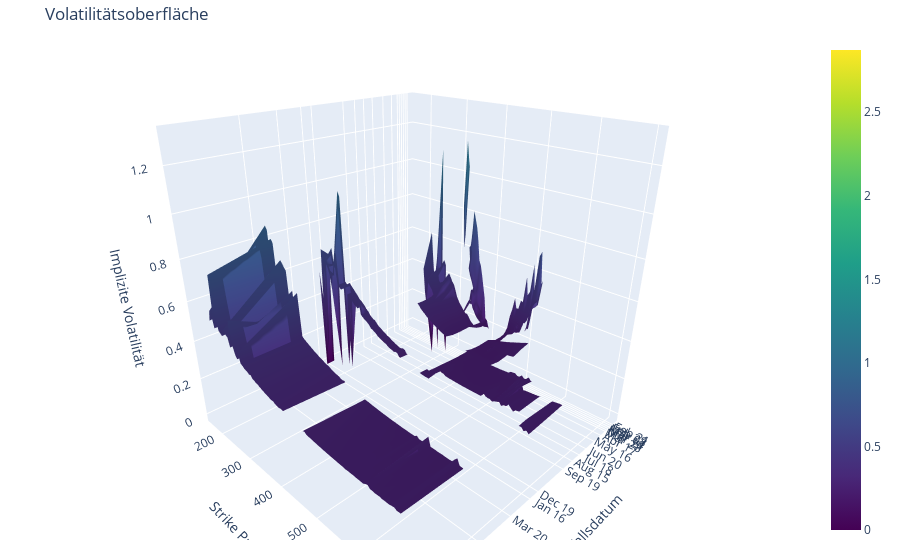

Write notebook code for a chart like this one.
### Code cell
# Für Puts
volatility_surface_puts = puts_surface.pivot_table(
    values='impliedVolatility',
    index='expiry',
    columns='strike',
    aggfunc='mean'
)


# Achsenwerte
expiration_dates_str = volatility_surface_calls.index.to_list()
strike_prices = volatility_surface_calls.columns.to_list()
volatility_values = volatility_surface_calls.values
# *** Verbesserungen für Ausrichtung und Darstellung ***

# X-Achse: Strike Preise (wie in der ersten Grafik)
x_axis_values = strike_prices
x_axis_title = 'Strike Preis'

# Y-Achse: Verfallsdaten (wie in der ersten Grafik, von "vorne" nach "hinten")
y_axis_values = expiration_dates_str
y_axis_title = 'Verfallsdatum'

# Z-Achse: Implizite Volatilität (Höhe)
z_axis_values = volatility_values
z_axis_title = 'Implizite Volatilität'


# 3. Plotly Surface Plot erstellen (angepasst)
fig = go.Figure(data=[go.Surface(z=z_axis_values,
                                    x=x_axis_values,  # Strike Preise auf X-Achse
                                    y=y_axis_values,  # Verfallsdaten auf Y-Achse
                                    colorscale='Viridis')])

# 4. Layout anpassen (verbessert für Ähnlichkeit zur ersten Grafik)
fig.update_layout(
    title='Volatilitätsoberfläche',
    scene=dict(
        xaxis_title=x_axis_title,
        yaxis_title=y_axis_title,
        zaxis_title=z_axis_title,
        xaxis=dict(tickformat=".0f"), # Keine Dezimalstellen bei Strike-Preisen
        yaxis=dict(
            tickvals=y_axis_values, # Explizite Tick-Werte für Verfallsdaten
            ticktext=[datetime.datetime.strptime(d, '%Y-%m-%d').strftime('%b %d') for d in y_axis_values], # Formatierte Monats- und Tagesanzeige
            autorange='reversed' # Verfallsdaten von vorne nach hinten (früheste zuerst)
        ),
        camera=dict(                                 # Kameraperspektive anpassen
            eye=dict(x=1.2, y=-1.2, z=0.8)         # Position der Kamera (x, y, z Koordinaten)
        )
    ),
    margin=dict(l=20, r=20, b=20, t=40)
)

fig.show()

### Figure 1 — Plotly figure (JSON) as saved in the notebook; plotly's stock layout.template omitted (floating-point values rounded to 4 significant figures; data arrays with more than 128 entries replaced by an {"elided": "..."} marker saying what was removed)
{"data": [{"colorscale": [[0, "#440154"], [0.1111, "#482878"], [0.2222, "#3e4989"], [0.3333, "#31688e"], [0.4444, "#26828e"], [0.5556, "#1f9e89"], [0.6667, "#35b779"], [0.7778, "#6ece58"], [0.8889, "#b5de2b"], [1, "#fde725"]], "type": "surface", "x": [115, 120, 125, 130, 135, 140, 145, 150, 155, 160, 165, 170, 175, 180, 185, 190, 195, 200, 205, 210, 215, 220, 225, 230, 235, 240, 245, 250, 255, 260, 265, 270, 275, 280, 285, 290, 295, 300, 305, 310, 315, 320, 325, 330, 335, 340, 345, 350, 355, 360, 365, 370, 375, 380, 385, 390, 395, 400, 405, 407.5, 410, 412.5, 415, 417.5, 420, 422.5, 425, 427.5, 430, 432.5, 435, 437.5, 440, 442.5, 445, 447.5, 450, 452.5, 455, 460, 465, 470, 475, 480, 485, 490, 495, 500, 505, 510, 515, 520, 525, 530, 535, 540, 545, 550, 555, 560, 565, 570, 575, 580, 585, 590, 595, 600, 605, 610, 615, 620, 625, 630, 635, 640, 645, 650, 655, 660, 665, 670, 675, 680, 685, 690, 695, 700], "y": ["2025-02-21", "2025-02-28", "2025-03-07", "2025-03-14", "2025-03-21", "2025-03-28", "2025-04-17", "2025-05-16", "2025-06-20", "2025-07-18", "2025-08-15", "2025-09-19", "2025-12-19", "2026-01-16", "2026-03-20", "2026-06-18", "2026-12-18", "2027-01-15", "2027-06-17", "2027-12-17"], "z": {"elided": "20x128 float values"}}], "layout": {"margin": {"b": 20, "l": 20, "r": 20, "t": 40}, "scene": {"camera": {"eye": {"x": 1.2, "y": -1.2, "z": 0.8}}, "xaxis": {"tickformat": ".0f", "title": {"text": "Strike Preis"}}, "yaxis": {"autorange": "reversed", "ticktext": ["Feb 21", "Feb 28", "Mar 07", "Mar 14", "Mar 21", "Mar 28", "Apr 17", "May 16", "Jun 20", "Jul 18", "Aug 15", "Sep 19", "Dec 19", "Jan 16", "Mar 20", "Jun 18", "Dec 18", "Jan 15", "Jun 17", "Dec 17"], "tickvals": ["2025-02-21", "2025-02-28", "2025-03-07", "2025-03-14", "2025-03-21", "2025-03-28", "2025-04-17", "2025-05-16", "2025-06-20", "2025-07-18", "2025-08-15", "2025-09-19", "2025-12-19", "2026-01-16", "2026-03-20", "2026-06-18", "2026-12-18", "2027-01-15", "2027-06-17", "2027-12-17"], "title": {"text": "Verfallsdatum"}}, "zaxis": {"title": {"text": "Implizite Volatilität"}}}, "title": {"text": "Volatilitätsoberfläche"}}}
